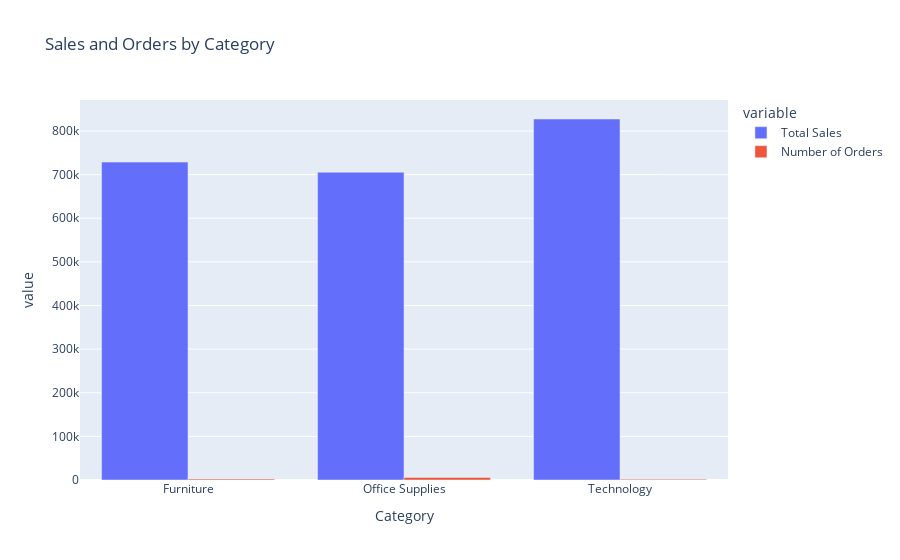
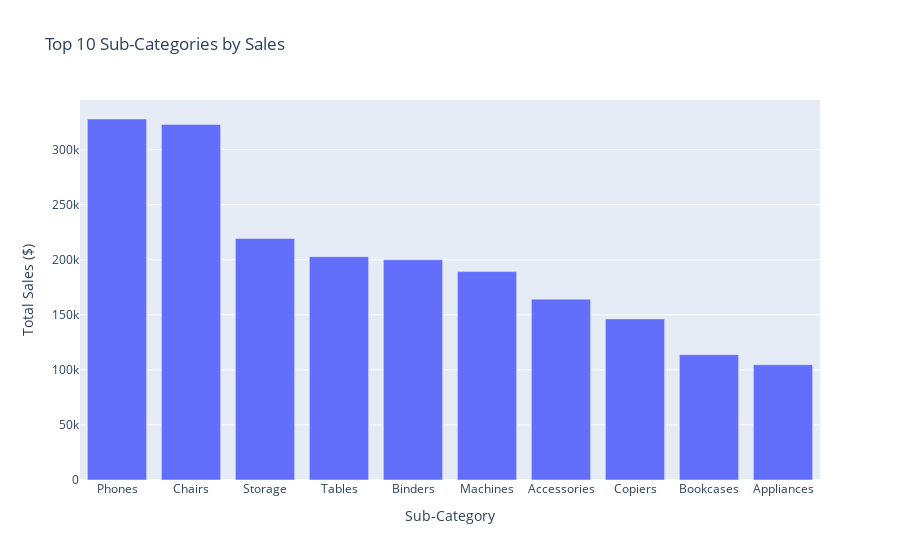

The cell these charts' notebook holds for them, in order:
### Markdown cell above
## 2. Category and Product Analysis

### Code cell
# Sales by Category
category_sales = df.groupby('Category')['Sales'].agg(['sum', 'count']).reset_index()
category_sales.columns = ['Category', 'Total Sales', 'Number of Orders']

fig = px.bar(category_sales, x='Category', y=['Total Sales', 'Number of Orders'],
             title='Sales and Orders by Category',
             barmode='group')
fig.show()

# Top 10 Sub-Categories
subcategory_sales = df.groupby('Sub-Category')['Sales'].sum().sort_values(ascending=False).head(10)

fig = px.bar(subcategory_sales, x=subcategory_sales.index, y='Sales',
             title='Top 10 Sub-Categories by Sales',
             labels={'index': 'Sub-Category', 'Sales': 'Total Sales ($)'})
fig.show()

### Figure 1 — Plotly figure (JSON) as saved in the notebook; plotly's stock layout.template omitted (floating-point values rounded to 4 significant figures)
{"data": [{"alignmentgroup": "True", "hovertemplate": "variable=Total Sales<br>Category=%{x}<br>value=%{y}<extra></extra>", "legendgroup": "Total Sales", "marker": {"color": "#636efa", "pattern": {"shape": ""}}, "name": "Total Sales", "offsetgroup": "Total Sales", "orientation": "v", "showlegend": true, "textposition": "auto", "type": "bar", "x": ["Furniture", "Office Supplies", "Technology"], "xaxis": "x", "y": [728700.0, 705400.0, 827500.0], "yaxis": "y"}, {"alignmentgroup": "True", "hovertemplate": "variable=Number of Orders<br>Category=%{x}<br>value=%{y}<extra></extra>", "legendgroup": "Number of Orders", "marker": {"color": "#EF553B", "pattern": {"shape": ""}}, "name": "Number of Orders", "offsetgroup": "Number of Orders", "orientation": "v", "showlegend": true, "textposition": "auto", "type": "bar", "x": ["Furniture", "Office Supplies", "Technology"], "xaxis": "x", "y": [2078, 5909, 1813], "yaxis": "y"}], "layout": {"barmode": "group", "legend": {"title": {"text": "variable"}, "tracegroupgap": 0}, "title": {"text": "Sales and Orders by Category"}, "xaxis": {"anchor": "y", "domain": [0, 1], "title": {"text": "Category"}}, "yaxis": {"anchor": "x", "domain": [0, 1], "title": {"text": "value"}}}}

### Figure 2 — Plotly figure (JSON) as saved in the notebook; plotly's stock layout.template omitted (floating-point values rounded to 4 significant figures)
{"data": [{"alignmentgroup": "True", "hovertemplate": "Sub-Category=%{x}<br>Total Sales ($)=%{y}<extra></extra>", "legendgroup": "", "marker": {"color": "#636efa", "pattern": {"shape": ""}}, "name": "", "offsetgroup": "", "orientation": "v", "showlegend": false, "textposition": "auto", "type": "bar", "x": ["Phones", "Chairs", "Storage", "Tables", "Binders", "Machines", "Accessories", "Copiers", "Bookcases", "Appliances"], "xaxis": "x", "y": [327800.0, 322800.0, 219300.0, 202800.0, 200000.0, 189200.0, 164200.0, 146200.0, 113800.0, 104600.0], "yaxis": "y"}], "layout": {"barmode": "relative", "legend": {"tracegroupgap": 0}, "title": {"text": "Top 10 Sub-Categories by Sales"}, "xaxis": {"anchor": "y", "domain": [0, 1], "title": {"text": "Sub-Category"}}, "yaxis": {"anchor": "x", "domain": [0, 1], "title": {"text": "Total Sales ($)"}}}}
